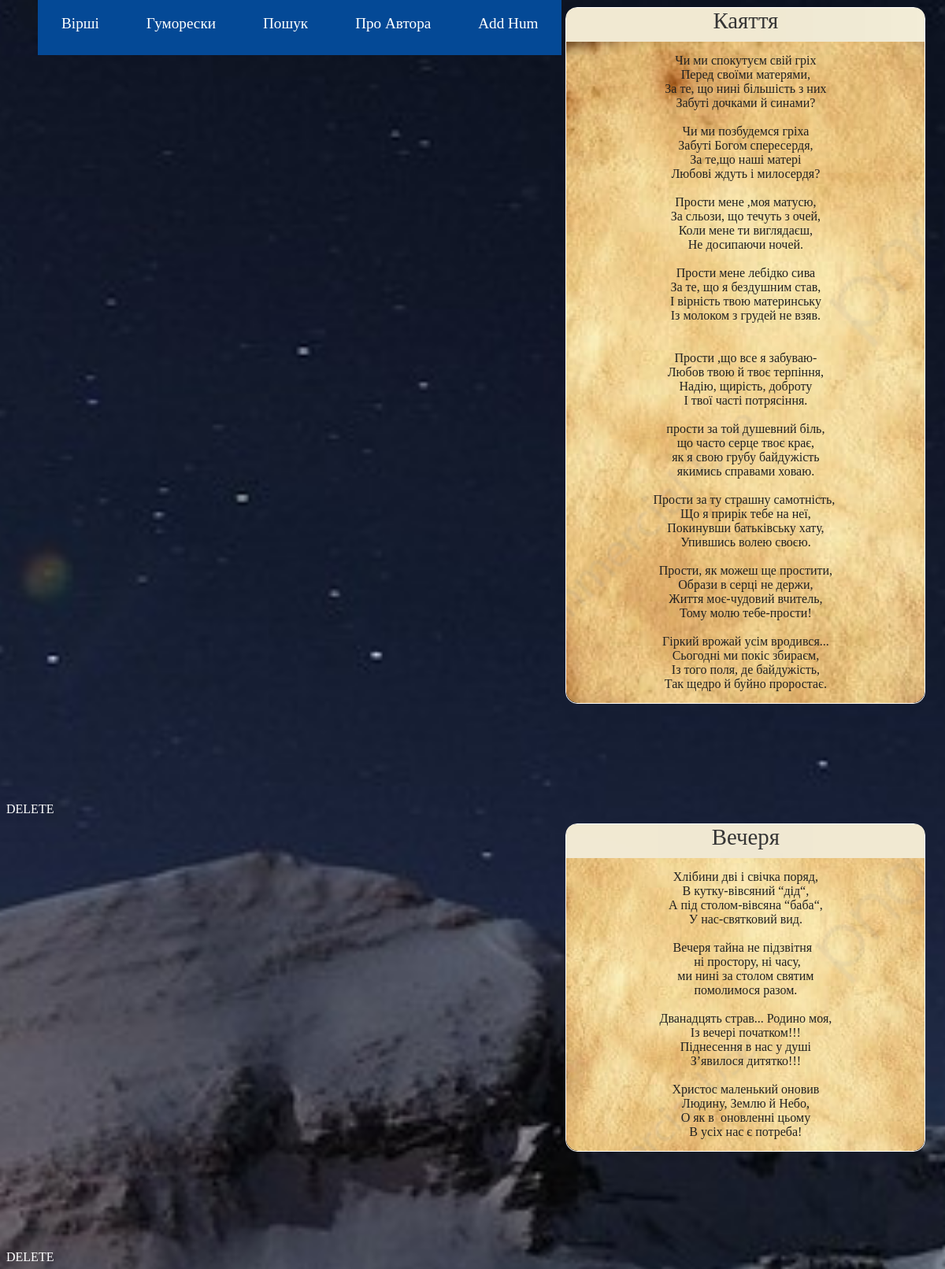
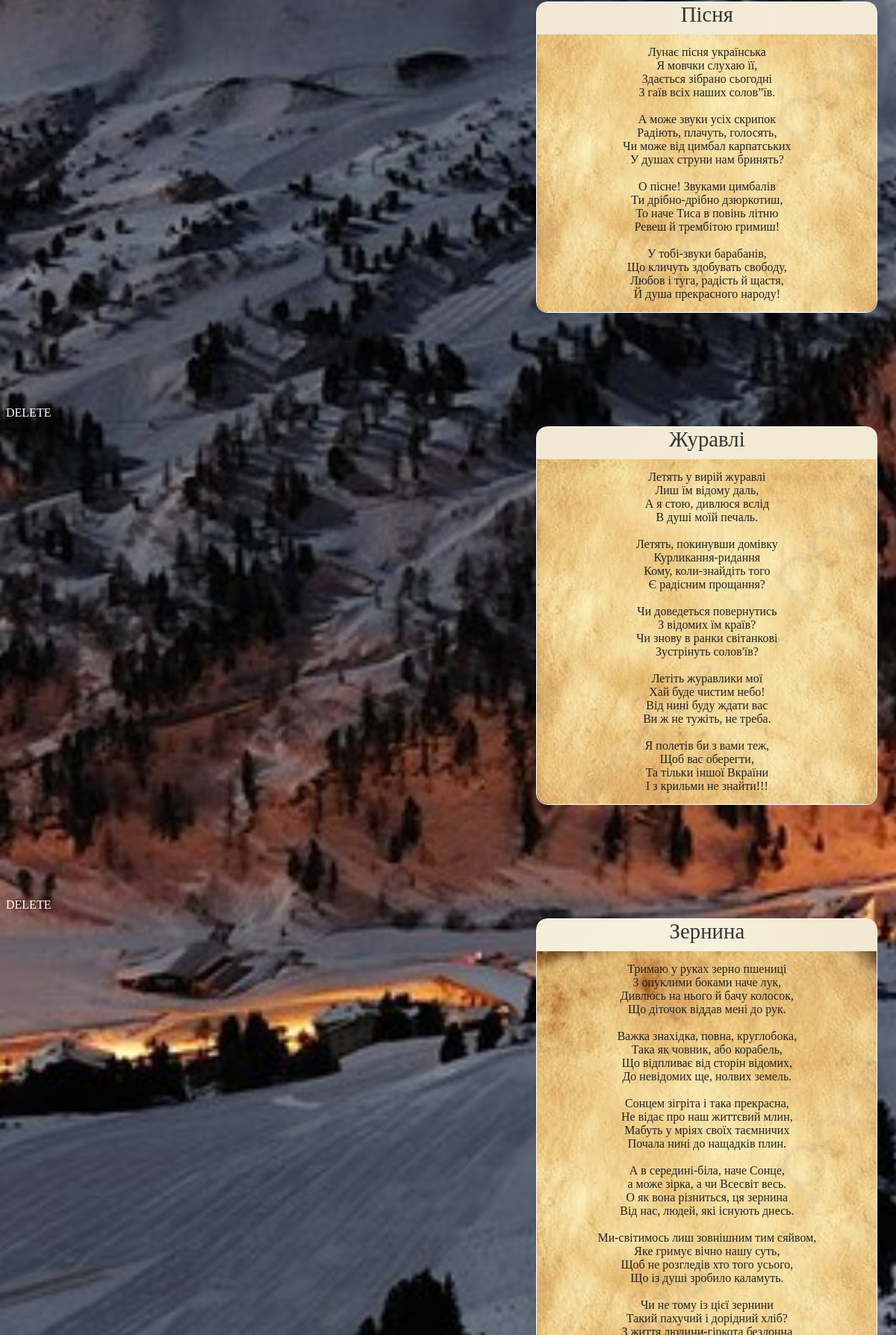
Page /poems/1 (upper part) on the committed database (2 pictures, top to bottom).
### app/models.py (models this page shows)
class Poem(db.Model):
    id = db.Column(db.Integer, primary_key=True)
    title = db.Column(db.String(20), unique=True)
    text = db.Column(db.String(1028), unique=True)

### app/routes.py (the view)
@app.route('/poems/<int:page_num>')
def poems(page_num):
    poems = Poem.query.paginate(per_page=5, page=page_num, error_out=True)
    return render_template('poems.html', title='Вірші',  poems=poems)

### app/templates/poems.html (shortened to what this page needs)
{% extends "base.html" %}
{% block app_content %}
    {% for poem in poems.items %}
        {% include "_poem.html" %}
        <a href="{{ url_for('del_poem', poem_id=poem.id) }}">DELETE</a>
    {% endfor %}
{% endblock %}

### app/templates/base.html (shortened to what this page needs)
<html>
    <head>
        <link rel="stylesheet" href="{{ url_for('static', filename='styles.css') }}"/>
    </head>
    <body>
        <div id="navbar-container">
            <div id="navbar">
                <div class="link-div">
                    <nav>
                        <ul class="nav-links">
                            <li><a href="{{ url_for('poems', page_num=1) }}">Вірші</a></li>
                            <li><a href="{{ url_for('humoresques', hum_page_num=1) }}">Гуморески</a></li>
                            <li><a href="{{ url_for('search') }}">Пошук</a></li>
                            <li><a href="{{ url_for('about') }}">Про Автора</a></li>
                            <li><a href="{{ url_for('add_humoresque') }}">Add Hum</a></li>
                        </ul>
                    </nav>
                </div>
            </div>
        </div>
        <div id="page_container">
            {% block content %}
            <div class="container-fluid" style="margin-top: 100px;">
                {% block app_content %}{% endblock %}
            </div>
            {% endblock %}
        </div>
    </body>
</html>

### app/templates/_poem.html
{% extends "base.html" %}
{% block app_content %}
    <div id="poem-container">
        <div id="title">{{poem.title}}</div>
        <pre><div id="text">{{poem.text}}</div></pre>
    </div>
{% endblock %}

### app/static/styles.css (style rules this page uses)
#poem-container { width: 455px; border: 1px solid white; color: white; margin-left: 60%; margin-top: -5.7rem; margin-bottom: 125px; border-radius: 15px; }
#title { width: 100%; height: 40px; background: url('/static/title_bg.jpg') no-repeat center center fixed; -webkit-background-size: cover; -moz-background-size: cover; -o-background-size: cover; background-size: cover; font-family: 'Lobster Two', cursive; font-size: 1.8rem; color: #353535; text-align: center; padding-bottom: 5px; border-radius: 12px 12px 0 0; }
#text { background: url('/static/poem_bg.jpg') no-repeat center center; width: 455px; -webkit-background-size: cover; -moz-background-size: cover; -o-background-size: cover; background-size: cover; font-family: 'Lobster Two', cursive ; font-size: 1rem; color: #212121; text-align: center; margin-top: -15px; margin-bottom: -13px; padding-top: 15px; padding-bottom: 15px; border-radius:0 0 15px 15px; }
#navbar-container { position: absolute; top: 0; height: 100px; width: 50%; }
#navbar { position: fixed; display: flex; justify-content: space-between; align-items: center; font-size: 1.2rem; margin-bottom: 100px; margin-right: -500px; }
a { text-decoration: none; color: white; }
body { background: url('/static/night-mnt.jpg') no-repeat center center fixed; -webkit-background-size: cover; -moz-background-size: cover; -o-background-size: cover; background-size: cover; font-family: 'Lobster Two', cursive; }
.nav-links { display: flex; list-style: none; }
.nav-links a { padding: 30px; margin-right: 0px; background: rgb(4, 73, 150); transition: 0.3s ease-out; }

### rows in the picture
Poem: title "Каяття", text "Чи ми спокутуєм свій гріх Перед своїми матерями, За те, що нині більшість з них Забуті дочками й синами? Чи ми позбудемся гріха Забуті Богом спересердя, За те,що наші матері Любові ждуть і милосердя? Прости мене ,моя матусю, За сльози, що течуть з очей, Коли мене ти виглядаєш, Не досипаючи ночей. Прости мене лебідко сива За те, що я бездушним став, І вірність твою материнську Із молоком з грудей не взяв. Прости ,що все я забуваю- Любов твою й твоє терпіння, Надію, щирість, доброту І твої часті потрясіння. прости за той душевний біль, що часто серце твоє крає, як я свою грубу байдужість якимись справами ховаю. Прости за ту страшну самотність, Що я прирік тебе на неї, Покинувши батьківську…"
Poem: title "Вечеря", text "Хлібини дві і свічка поряд, В кутку-вівсяний “дід“, А під столом-вівсяна “баба“, У нас-святковий вид. Вечеря тайна не підзвітня ні простору, ні часу, ми нині за столом святим помолимося разом. Дванадцять страв... Родино моя, Із вечері початком!!! Піднесення в нас у душі З’явилося дитятко!!! Христос маленький оновив Людину, Землю й Небо, О як в оновленні цьому В усіх нас є потреба!"
Poem: title "Пісня", text "Лунає пісня українська Я мовчки слухаю її, Здається зібрано сьогодні З гаїв всіх наших солов”їв. А може звуки усіх скрипок Радіють, плачуть, голосять, Чи може від цимбал карпатських У душах струни нам бринять? О пісне! Звуками цимбалів Ти дрібно-дрібно дзюркотиш, То наче Тиса в повінь літню Ревеш й трембітою гримиш! У тобі-звуки барабанів, Що кличуть здобувать свободу, Любов і туга, радість й щастя, Й душа прекрасного народу!"
Poem: title "Журавлі", text "Летять у вирій журавлі Лиш їм відому даль, А я стою, дивлюся вслід В душі моїй печаль. Летять, покинувши домівку Курликання-ридання Кому, коли-знайдіть того Є радісним прощання? Чи доведеться повернутись З відомих їм країв? Чи знову в ранки світанкові Зустрінуть солов'їв? Летіть журавлики мої Хай буде чистим небо! Від нині буду ждати вас Ви ж не тужіть, не треба. Я полетів би з вами теж, Щоб вас оберегти, Та тільки іншої Вкраїни І з крильми не знайти!!!"
Poem: title "Зернина"
